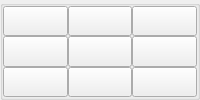
     <widget class="QGroupBox" name="groupBox_1">
      <property name="sizePolicy">
       <sizepolicy hsizetype="Expanding" vsizetype="Expanding">
        <horstretch>0</horstretch>
        <verstretch>0</verstretch>
       </sizepolicy>
      </property>
      <property name="title">
       <string/>
      </property>
      <layout class="QGridLayout" name="gridLayout_3">
       <property name="leftMargin">
        <number>0</number>
       </property>
       <property name="topMargin">
        <number>0</number>
       </property>
       <property name="rightMargin">
        <number>0</number>
       </property>
       <property name="bottomMargin">
        <number>0</number>
       </property>
       <property name="spacing">
        <number>0</number>
       </property>
       <item row="2" column="0">
        <widget class="QPushButton" name="pushButton_1_7">
         <property name="sizePolicy">
          <sizepolicy hsizetype="Expanding" vsizetype="Expanding">
           <horstretch>0</horstretch>
           <verstretch>0</verstretch>
          </sizepolicy>
         </property>
         <property name="text">
          <string/>
         </property>
        </widget>
       </item>
       <item row="2" column="1">
        <widget class="QPushButton" name="pushButton_1_8">
         <property name="sizePolicy">
          <sizepolicy hsizetype="Expanding" vsizetype="Expanding">
           <horstretch>0</horstretch>
           <verstretch>0</verstretch>
          </sizepolicy>
         </property>
         <property name="text">
          <string/>
         </property>
        </widget>
       </item>
       <item row="0" column="0">
        <widget class="QPushButton" name="pushButton_1_1">
         <property name="sizePolicy">
          <sizepolicy hsizetype="Expanding" vsizetype="Expanding">
           <horstretch>0</horstretch>
           <verstretch>0</verstretch>
          </sizepolicy>
         </property>
         <property name="text">
          <string/>
         </property>
        </widget>
       </item>
       <item row="0" column="2">
        <widget class="QPushButton" name="pushButton_1_3">
         <property name="sizePolicy">
          <sizepolicy hsizetype="Expanding" vsizetype="Expanding">
           <horstretch>0</horstretch>
           <verstretch>0</verstretch>
          </sizepolicy>
         </property>
         <property name="text">
          <string/>
         </property>
        </widget>
       </item>
       <item row="0" column="1">
        <widget class="QPushButton" name="pushButton_1_2">
         <property name="sizePolicy">
          <sizepolicy hsizetype="Expanding" vsizetype="Expanding">
           <horstretch>0</horstretch>
           <verstretch>0</verstretch>
          </sizepolicy>
         </property>
         <property name="text">
          <string/>
         </property>
        </widget>
       </item>
       <item row="1" column="0">
        <widget class="QPushButton" name="pushButton_1_4">
         <property name="sizePolicy">
          <sizepolicy hsizetype="Expanding" vsizetype="Expanding">
           <horstretch>0</horstretch>
           <verstretch>0</verstretch>
          </sizepolicy>
         </property>
         <property name="text">
          <string/>
         </property>
        </widget>
       </item>
       <item row="1" column="1">
        <widget class="QPushButton" name="pushButton_1_5">
         <property name="sizePolicy">
          <sizepolicy hsizetype="Expanding" vsizetype="Expanding">
           <horstretch>0</horstretch>
           <verstretch>0</verstretch>
          </sizepolicy>
         </property>
         <property name="text">
          <string/>
         </property>
        </widget>
       </item>
       <item row="1" column="2">
        <widget class="QPushButton" name="pushButton_1_6">
         <property name="sizePolicy">
          <sizepolicy hsizetype="Expanding" vsizetype="Expanding">
           <horstretch>0</horstretch>
           <verstretch>0</verstretch>
          </sizepolicy>
         </property>
         <property name="text">
          <string/>
         </property>
        </widget>
       </item>
       <item row="2" column="2">
        <widget class="QPushButton" name="pushButton_1_9">
         <property name="sizePolicy">
          <sizepolicy hsizetype="Expanding" vsizetype="Expanding">
           <horstretch>0</horstretch>
           <verstretch>0</verstretch>
          </sizepolicy>
         </property>
         <property name="text">
          <string/>
         </property>
        </widget>
       </item>
      </layout>
     </widget>
